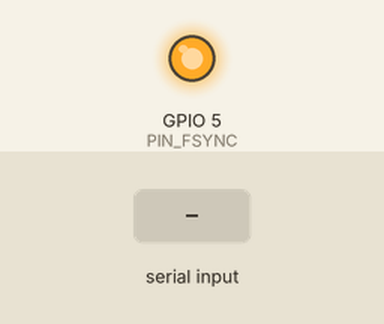
This program was run on a simulated ESP32. Shown: output pins drawn as LEDs (lit = HIGH). The inputs (shaded band) are chosen by the test bench. Pins used as bus, display or sensor lines are not drawn; what the program prints to the serial monitor is not drawn.

Above: at 1.2 s.
1.3 s: "90,45\n" received over Serial
2.8 s: "30,150\n" received over Serial
Timing chart, 0 to 5.8 s (numbered marks = the images above; inputs shaded):
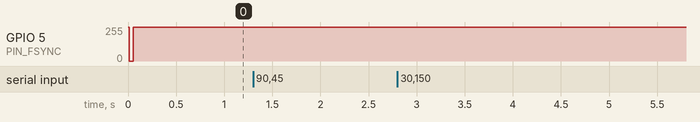

The program:

main.cpp
```cpp
#include <Arduino.h>
#include <SPI.h>

void setFrequency(float f);
void writeControlWord(uint16_t word);
void writeFreqWord(uint16_t word);
void writeFrame(uint16_t word);


const uint8_t PIN_FSYNC = 5;  // FSYNC (active LOW)
const uint8_t PIN_SCLK  = 18;  // SCLK
const uint8_t PIN_SDIO  = 23;  // SDATA

const unsigned long MCLK_HZ = 25000000UL; // 25 MHz master clock

void setup() {
  Serial.begin(115200);
  while (!Serial) { ; }

  pinMode(PIN_FSYNC, OUTPUT);
  pinMode(PIN_SCLK, OUTPUT);
  pinMode(PIN_SDIO, OUTPUT);

  // Idle states required by AD9833
  digitalWrite(PIN_FSYNC, HIGH);
  digitalWrite(PIN_SCLK, HIGH);
  digitalWrite(PIN_SDIO, LOW);

  delay(10); // allow module to settle

  // Start with a default frequency (e.g., 400 Hz from the example)
  setFrequency(100000.0f);
  Serial.println("Ready. Type frequency in Hz and press Enter (e.g., 1000).");
}

void loop() {
  // Read serial input (simple line-based)
  if (Serial.available()) {
    String s = Serial.readStringUntil('\n');
    s.trim();
    if (s.length() > 0) {
      float f = s.toFloat();
      if (f > 0.0f && f < (MCLK_HZ/2.0f)) {
        setFrequency(f);
      } else {
        Serial.println("Invalid frequency. Must be >0 and less than MCLK/2.");
      }
    }
  }
}

// setFrequency: compute 28-bit freqReg and update AD9833 FREQ0
void setFrequency(float freqHz) {
  // 28-bit frequency register calculation
  // freqReg = round(freqHz * 2^28 / MCLK)
  const double FRAC = (double(1UL << 28) / double(MCLK_HZ));
  uint32_t freqReg = (uint32_t)round(freqHz * FRAC);

  // Sanity: limit to 28 bits
  freqReg &= 0x0FFFFFFFUL;

  // Split into two 14-bit words
  uint16_t lsb14 = freqReg & 0x3FFF;           // lower 14 bits
  uint16_t msb14 = (freqReg >> 14) & 0x3FFF;   // upper 14 bits

  // Form the AD9833 16-bit words (0x4000 OR data for FREQ registers)
  uint16_t freq0_lsb_word = 0x4000 | lsb14;
  uint16_t freq0_msb_word = 0x4000 | msb14;

  Serial.print("Setting freq: ");
  Serial.print(freqHz, 6);
  Serial.print(" Hz -> freqReg = 0x");
  Serial.print(freqReg, HEX);
  Serial.print(" (");
  Serial.print(freqReg);
  Serial.println(" decimal)");

  Serial.print("Freq0 LSB word: 0x");
  Serial.println(freq0_lsb_word, HEX);
  Serial.print("Freq0 MSB word: 0x");
  Serial.println(freq0_msb_word, HEX);

  // Sequence: 1) Write control word B28=1, RESET=1 (hold reset while writing)
  writeControlWord(0x2100); // B28=1, RESET=1

  delayMicroseconds(5);

  // 2) Write the two frequency words (LSB then MSB)
  writeFreqWord(freq0_lsb_word);
  writeFreqWord(freq0_msb_word);

  delayMicroseconds(5);

  // 3) Clear RESET to allow DAC to use new value:
  // Use a control word with RESET=0. Keep other bits minimal (example uses 0x2000).
  writeControlWord(0x2000);

  // Small pause to allow DAC to start updating (a few MCLK cycles)
  delay(1);

  Serial.println("Frequency updated.");
}

// Write a control word (16-bit) to AD9833. This is a single-frame write.
void writeControlWord(uint16_t word) {
  writeFrame(word);
}

// Write a FREQ register word (assumed to already have 0x4000 bit set)
void writeFreqWord(uint16_t word) {
  writeFrame(word);
}

// Core frame write: FSYNC low, shift 16 bits MSB-first, FSYNC high.
// Data is clocked on the falling edge of SCLK (we generate the falling edge).
void writeFrame(uint16_t word) {
  // Ensure SCLK high before FSYNC low (datasheet requirement).
  digitalWrite(PIN_SCLK, HIGH);
  delayMicroseconds(1);

  // Assert FSYNC (active low) to start a frame
  digitalWrite(PIN_FSYNC, LOW);
  delayMicroseconds(1); // t7 setup

  for (int bit = 15; bit >= 0; --bit) {
    // Put bit on SDATA
    digitalWrite(PIN_SDIO, ((word >> bit) & 1) ? HIGH : LOW);
    delayMicroseconds(1); // small settle

    // Falling edge to latch data
    digitalWrite(PIN_SCLK, LOW);
    delayMicroseconds(1); // t10 hold

    // Rising edge prepare for next bit
    digitalWrite(PIN_SCLK, HIGH);
    delayMicroseconds(1);
  }

  // End frame
  digitalWrite(PIN_FSYNC, HIGH);
  delayMicroseconds(1); // t8 post-frame
}
```
